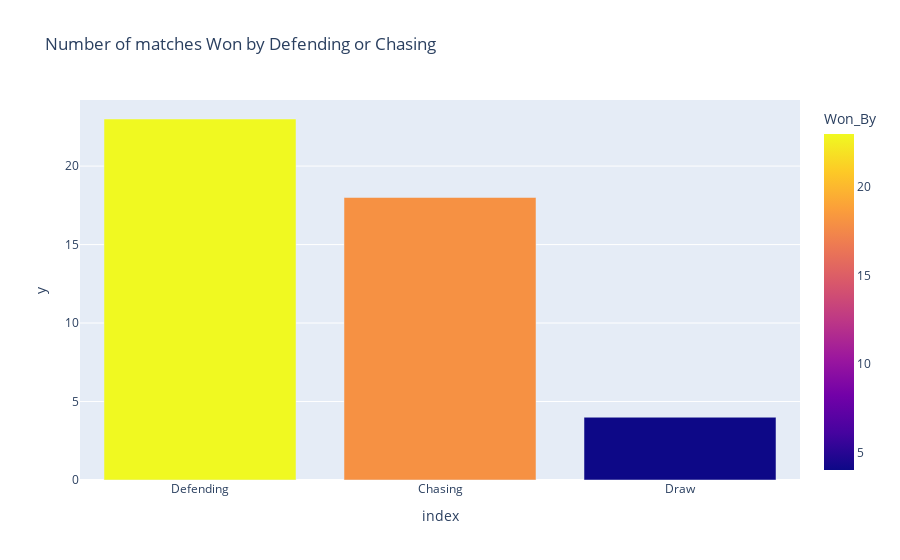

The notebook cell this image was saved under:
### Code cell
Won_by=T20_df.Won_By.value_counts()
px.bar(Won_by,x=Won_by.index,y=Won_by.values,color='Won_By',title='Number of matches Won by Defending or Chasing')

### Figure 1 — Plotly figure (JSON) as saved in the notebook; plotly's stock layout.template omitted (floating-point values rounded to 4 significant figures)
{"data": [{"alignmentgroup": "True", "hovertemplate": "index=%{x}<br>y=%{y}<br>Won_By=%{marker.color}<extra></extra>", "legendgroup": "", "marker": {"color": [23, 18, 4], "coloraxis": "coloraxis", "pattern": {"shape": ""}}, "name": "", "offsetgroup": "", "orientation": "v", "showlegend": false, "textposition": "auto", "type": "bar", "x": ["Defending", "Chasing", "Draw"], "xaxis": "x", "y": [23, 18, 4], "yaxis": "y"}], "layout": {"barmode": "relative", "coloraxis": {"colorbar": {"title": {"text": "Won_By"}}, "colorscale": [[0, "#0d0887"], [0.1111, "#46039f"], [0.2222, "#7201a8"], [0.3333, "#9c179e"], [0.4444, "#bd3786"], [0.5556, "#d8576b"], [0.6667, "#ed7953"], [0.7778, "#fb9f3a"], [0.8889, "#fdca26"], [1, "#f0f921"]]}, "legend": {"tracegroupgap": 0}, "title": {"text": "Number of matches Won by Defending or Chasing"}, "xaxis": {"anchor": "y", "domain": [0, 1], "title": {"text": "index"}}, "yaxis": {"anchor": "x", "domain": [0, 1], "title": {"text": "y"}}}}
